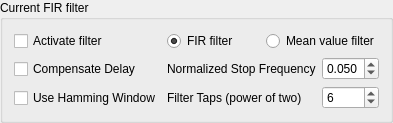
             <widget class="QGroupBox" name="groupBox_4">
              <property name="title">
               <string>Current FIR filter</string>
              </property>
              <layout class="QGridLayout" name="gridLayout_4">
               <item row="0" column="0">
                <widget class="QCheckBox" name="currentFilterActiveBox">
                 <property name="text">
                  <string>Activate filter</string>
                 </property>
                </widget>
               </item>
               <item row="0" column="1">
                <layout class="QHBoxLayout" name="horizontalLayout_6">
                 <item>
                  <widget class="QRadioButton" name="firRadioButton">
                   <property name="text">
                    <string>FIR filter</string>
                   </property>
                   <property name="checked">
                    <bool>true</bool>
                   </property>
                  </widget>
                 </item>
                 <item>
                  <widget class="QRadioButton" name="meanRadioButton">
                   <property name="text">
                    <string>Mean value filter</string>
                   </property>
                  </widget>
                 </item>
                </layout>
               </item>
               <item row="1" column="0">
                <widget class="QCheckBox" name="compDelayBox">
                 <property name="text">
                  <string>Compensate Delay</string>
                 </property>
                </widget>
               </item>
               <item row="1" column="1" rowspan="2">
                <layout class="QGridLayout" name="gridLayout_3">
                 <item row="0" column="0">
                  <widget class="QLabel" name="label_6">
                   <property name="text">
                    <string>Normalized Stop Frequency</string>
                   </property>
                  </widget>
                 </item>
                 <item row="0" column="1">
                  <widget class="QDoubleSpinBox" name="currentFilterFreqBox">
                   <property name="decimals">
                    <number>3</number>
                   </property>
                   <property name="maximum">
                    <double>0.500000000000000</double>
                   </property>
                   <property name="singleStep">
                    <double>0.005000000000000</double>
                   </property>
                   <property name="value">
                    <double>0.050000000000000</double>
                   </property>
                  </widget>
                 </item>
                 <item row="1" column="0">
                  <widget class="QLabel" name="label_7">
                   <property name="text">
                    <string>Filter Taps (power of two)</string>
                   </property>
                  </widget>
                 </item>
                 <item row="1" column="1">
                  <widget class="QSpinBox" name="currentFilterTapBox">
                   <property name="minimum">
                    <number>1</number>
                   </property>
                   <property name="maximum">
                    <number>10</number>
                   </property>
                   <property name="value">
                    <number>6</number>
                   </property>
                  </widget>
                 </item>
                </layout>
               </item>
               <item row="2" column="0">
                <widget class="QCheckBox" name="hammingBox">
                 <property name="text">
                  <string>Use Hamming Window</string>
                 </property>
                </widget>
               </item>
              </layout>
             </widget>
